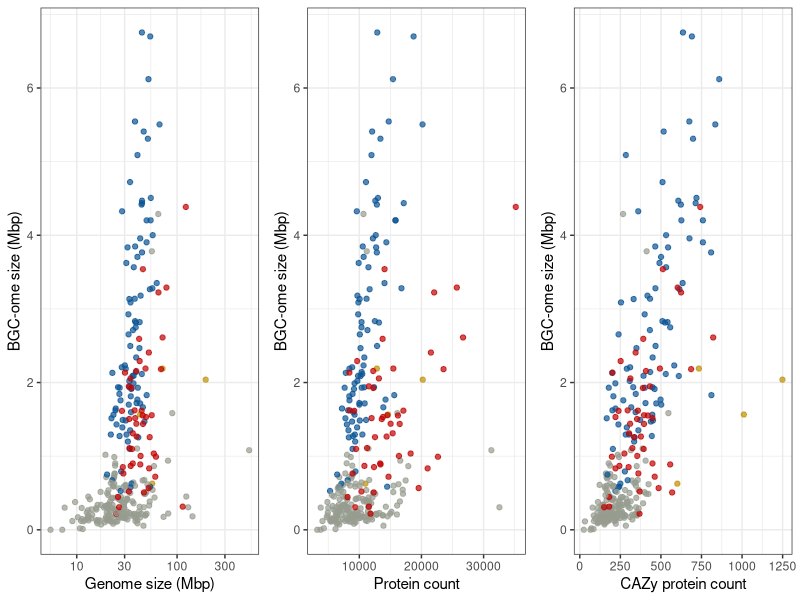

Source code (R):
library(ggplot2)
library(cowplot)

dat <- read.table("Phylogenetic_Regression_Input.txt", header=T, sep='\t')
# name    gca     bgcome_size     genome_size     cazy_count      protein_count

pdf("Scatterplots_of_Association.pdf", height=3, width=11)

colors <- c('#C00000', '#0B5394', '#BF9000', '#969C90')
names(colors) <- c('Agaricomycetes', 'BGC_Enriched_Pezizomycotina', 'Neocallimastigomycota', 'Other')

g1 <- ggplot(dat, aes(x=genome_size/1000000, y=bgcome_size/1000000, color=clade)) + geom_point(alpha=0.7, show.legend=F) + theme_bw() + xlab("Genome size (Mbp)") + ylab("BGC-ome size (Mbp)") + scale_color_manual(values=colors) + scale_x_log10()
g2 <- ggplot(dat, aes(x=protein_count, y=bgcome_size/1000000, color=clade)) + geom_point(alpha=0.7, show.legend=F) + theme_bw() + xlab("Protein count") + ylab("BGC-ome size (Mbp)")  + scale_color_manual(values=colors)
g3 <- ggplot(dat, aes(x=cazy_count, y=bgcome_size/1000000, color=clade)) + geom_point(alpha=0.7, show.legend=F) + theme_bw() + xlab("CAZy protein count") + ylab("BGC-ome size (Mbp)") + scale_color_manual(values=colors)

plot_grid(g1, g2, g3, nrow=1)
dev.off()
